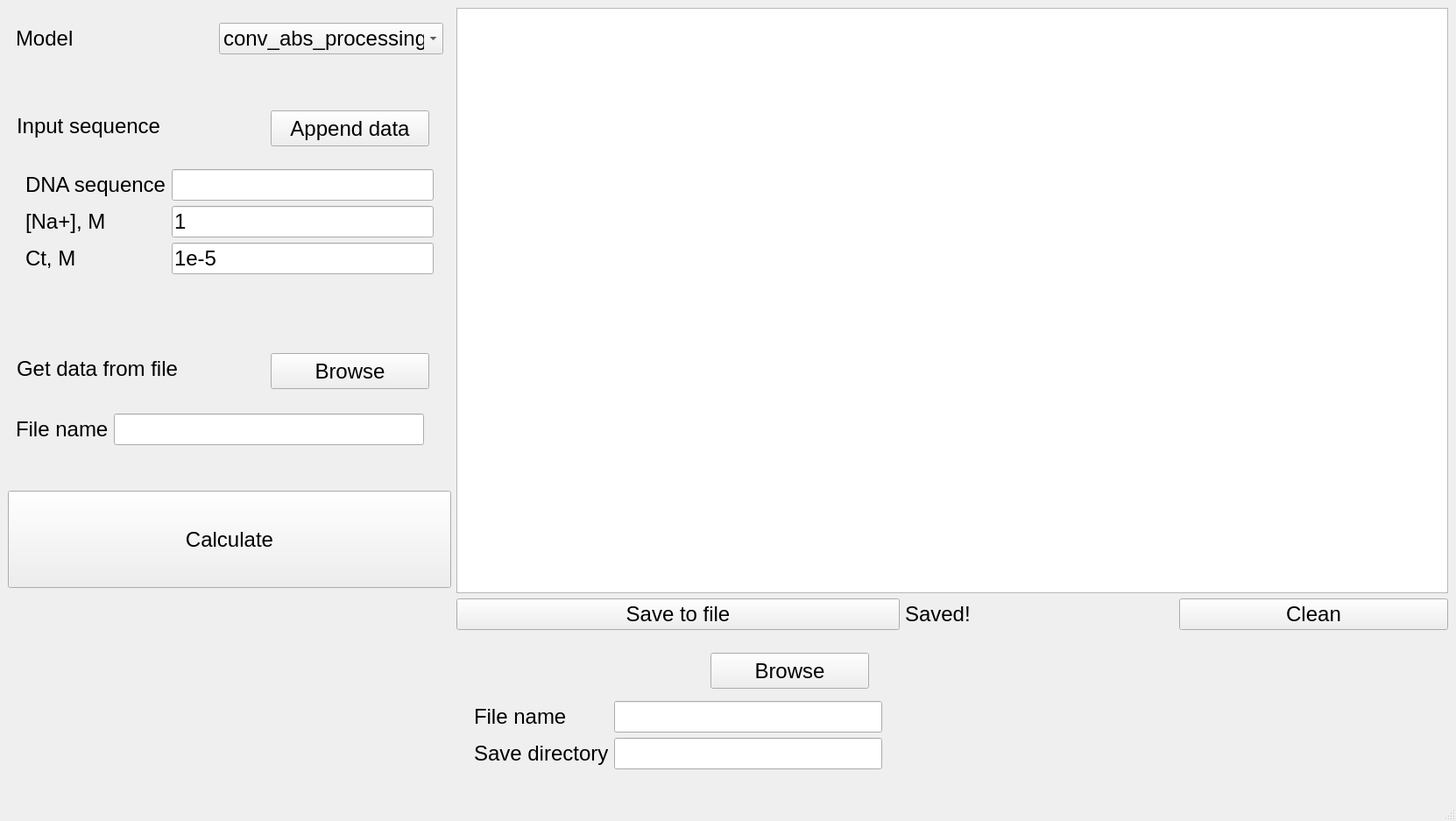
<?xml version="1.0" encoding="UTF-8"?>
<ui version="4.0">
 <class>MainWindow</class>
 <widget class="QMainWindow" name="MainWindow">
  <property name="geometry">
   <rect>
    <x>0</x>
    <y>0</y>
    <width>1662</width>
    <height>926</height>
   </rect>
  </property>
  <property name="windowTitle">
   <string>Calculator</string>
  </property>
  <widget class="QWidget" name="centralwidget">
   <layout class="QGridLayout" name="gridLayout_2">
    <item row="0" column="1" rowspan="5" colspan="3">
     <widget class="TableView" name="tableView">
      <property name="sizeAdjustPolicy">
       <enum>QAbstractScrollArea::AdjustToContents</enum>
      </property>
     </widget>
    </item>
    <item row="3" column="0">
     <widget class="QPushButton" name="calculateButton">
      <property name="minimumSize">
       <size>
        <width>506</width>
        <height>111</height>
       </size>
      </property>
      <property name="font">
       <font>
        <pointsize>18</pointsize>
       </font>
      </property>
      <property name="text">
       <string>Calculate</string>
      </property>
     </widget>
    </item>
    <item row="5" column="3">
     <widget class="QPushButton" name="cleanButton">
      <property name="font">
       <font>
        <pointsize>18</pointsize>
       </font>
      </property>
      <property name="text">
       <string>Clean</string>
      </property>
     </widget>
    </item>
    <item row="1" column="0">
     <widget class="QFrame" name="writeDataFrame">
      <property name="minimumSize">
       <size>
        <width>506</width>
        <height>301</height>
       </size>
      </property>
      <widget class="QFrame" name="writeDataInnerFrame">
       <property name="geometry">
        <rect>
         <x>11</x>
         <y>98</y>
         <width>484</width>
         <height>201</height>
        </rect>
       </property>
       <property name="minimumSize">
        <size>
         <width>484</width>
         <height>0</height>
        </size>
       </property>
       <layout class="QFormLayout" name="writeDataInnerLayout">
        <item row="0" column="0">
         <widget class="QLabel" name="dnaSequenceLabel">
          <property name="font">
           <font>
            <pointsize>18</pointsize>
           </font>
          </property>
          <property name="text">
           <string>DNA sequence</string>
          </property>
         </widget>
        </item>
        <item row="0" column="1">
         <widget class="QLineEdit" name="dnaSequenceLineEdit">
          <property name="font">
           <font>
            <pointsize>18</pointsize>
           </font>
          </property>
         </widget>
        </item>
        <item row="1" column="0">
         <widget class="QLabel" name="NaLabel">
          <property name="font">
           <font>
            <pointsize>18</pointsize>
           </font>
          </property>
          <property name="text">
           <string>[Na+], M</string>
          </property>
         </widget>
        </item>
        <item row="1" column="1">
         <widget class="QLineEdit" name="NaLineEdit">
          <property name="font">
           <font>
            <pointsize>18</pointsize>
           </font>
          </property>
          <property name="text">
           <string>1</string>
          </property>
         </widget>
        </item>
        <item row="3" column="0">
         <widget class="QLabel" name="CtLabel">
          <property name="font">
           <font>
            <pointsize>18</pointsize>
           </font>
          </property>
          <property name="text">
           <string>Ct, M</string>
          </property>
         </widget>
        </item>
        <item row="3" column="1">
         <widget class="QLineEdit" name="CtLineEdit">
          <property name="font">
           <font>
            <pointsize>18</pointsize>
           </font>
          </property>
          <property name="text">
           <string>1e-5</string>
          </property>
         </widget>
        </item>
       </layout>
      </widget>
      <widget class="QLabel" name="writeDataLabel">
       <property name="geometry">
        <rect>
         <x>10</x>
         <y>40</y>
         <width>271</width>
         <height>35</height>
        </rect>
       </property>
       <property name="font">
        <font>
         <pointsize>18</pointsize>
        </font>
       </property>
       <property name="text">
        <string>Input sequence</string>
       </property>
      </widget>
      <widget class="QPushButton" name="appendDataButton">
       <property name="geometry">
        <rect>
         <x>300</x>
         <y>40</y>
         <width>181</width>
         <height>41</height>
        </rect>
       </property>
       <property name="font">
        <font>
         <pointsize>18</pointsize>
        </font>
       </property>
       <property name="text">
        <string>Append data</string>
       </property>
      </widget>
     </widget>
    </item>
    <item row="2" column="0">
     <widget class="QFrame" name="inputFileFrame">
      <property name="minimumSize">
       <size>
        <width>506</width>
        <height>161</height>
       </size>
      </property>
      <property name="toolTip">
       <string>&lt;html&gt;&lt;head/&gt;&lt;body&gt;&lt;p&gt;This is an tip!!!!&lt;/p&gt;&lt;/body&gt;&lt;/html&gt;</string>
      </property>
      <widget class="QFrame" name="inputFileInnerFrame">
       <property name="geometry">
        <rect>
         <x>0</x>
         <y>70</y>
         <width>484</width>
         <height>113</height>
        </rect>
       </property>
       <property name="minimumSize">
        <size>
         <width>484</width>
         <height>113</height>
        </size>
       </property>
       <layout class="QFormLayout" name="inputFileInnerLayout">
        <item row="0" column="0">
         <widget class="QLabel" name="inputFileNameLabel">
          <property name="font">
           <font>
            <pointsize>18</pointsize>
           </font>
          </property>
          <property name="text">
           <string>File name</string>
          </property>
         </widget>
        </item>
        <item row="0" column="1">
         <widget class="QLineEdit" name="inputFileNameLineEdit">
          <property name="font">
           <font>
            <pointsize>18</pointsize>
           </font>
          </property>
         </widget>
        </item>
       </layout>
      </widget>
      <widget class="QPushButton" name="browseButton">
       <property name="geometry">
        <rect>
         <x>300</x>
         <y>10</y>
         <width>181</width>
         <height>41</height>
        </rect>
       </property>
       <property name="font">
        <font>
         <pointsize>18</pointsize>
        </font>
       </property>
       <property name="text">
        <string>Browse</string>
       </property>
      </widget>
      <widget class="QLabel" name="getDataFromInputLabel">
       <property name="geometry">
        <rect>
         <x>10</x>
         <y>10</y>
         <width>281</width>
         <height>35</height>
        </rect>
       </property>
       <property name="minimumSize">
        <size>
         <width>281</width>
         <height>35</height>
        </size>
       </property>
       <property name="font">
        <font>
         <pointsize>18</pointsize>
        </font>
       </property>
       <property name="text">
        <string>Get data from file</string>
       </property>
      </widget>
     </widget>
    </item>
    <item row="0" column="0">
     <widget class="QFrame" name="processingTypeFrame">
      <property name="minimumSize">
       <size>
        <width>506</width>
        <height>71</height>
       </size>
      </property>
      <layout class="QGridLayout" name="gridLayout">
       <item row="0" column="0">
        <widget class="QLabel" name="processingTypeLabel">
         <property name="font">
          <font>
           <pointsize>18</pointsize>
          </font>
         </property>
         <property name="text">
          <string>Model</string>
         </property>
        </widget>
       </item>
       <item row="0" column="1">
        <widget class="QComboBox" name="processingTypeComboBox">
         <property name="font">
          <font>
           <pointsize>18</pointsize>
          </font>
         </property>
         <item>
          <property name="text">
           <string>conv_abs_processing</string>
          </property>
         </item>
        </widget>
       </item>
      </layout>
     </widget>
    </item>
    <item row="5" column="2">
     <widget class="QLabel" name="fileSavedText">
      <property name="font">
       <font>
        <pointsize>18</pointsize>
       </font>
      </property>
      <property name="text">
       <string>Saved!</string>
      </property>
     </widget>
    </item>
    <item row="5" column="1">
     <widget class="QPushButton" name="saveToFileButton">
      <property name="font">
       <font>
        <pointsize>18</pointsize>
       </font>
      </property>
      <property name="text">
       <string>Save to file</string>
      </property>
     </widget>
    </item>
    <item row="6" column="1">
     <widget class="QFrame" name="saveFileFrame">
      <property name="minimumSize">
       <size>
        <width>506</width>
        <height>181</height>
       </size>
      </property>
      <widget class="QFrame" name="saveFileInnerFrame">
       <property name="geometry">
        <rect>
         <x>11</x>
         <y>66</y>
         <width>484</width>
         <height>113</height>
        </rect>
       </property>
       <property name="minimumSize">
        <size>
         <width>484</width>
         <height>113</height>
        </size>
       </property>
       <layout class="QFormLayout" name="saveFileInnerLayout">
        <item row="0" column="0">
         <widget class="QLabel" name="saveFileNameLabel">
          <property name="font">
           <font>
            <pointsize>18</pointsize>
           </font>
          </property>
          <property name="text">
           <string>File name</string>
          </property>
         </widget>
        </item>
        <item row="0" column="1">
         <widget class="QLineEdit" name="saveFileNameLineEdit">
          <property name="font">
           <font>
            <pointsize>18</pointsize>
           </font>
          </property>
         </widget>
        </item>
        <item row="1" column="0">
         <widget class="QLabel" name="saveDirectoryLabel">
          <property name="font">
           <font>
            <pointsize>18</pointsize>
           </font>
          </property>
          <property name="text">
           <string>Save directory</string>
          </property>
         </widget>
        </item>
        <item row="1" column="1">
         <widget class="QLineEdit" name="saveDirectoryLineEdit">
          <property name="font">
           <font>
            <pointsize>18</pointsize>
           </font>
          </property>
         </widget>
        </item>
       </layout>
      </widget>
      <widget class="QPushButton" name="browesSaveButton">
       <property name="geometry">
        <rect>
         <x>290</x>
         <y>20</y>
         <width>181</width>
         <height>41</height>
        </rect>
       </property>
       <property name="font">
        <font>
         <pointsize>18</pointsize>
        </font>
       </property>
       <property name="text">
        <string>Browse</string>
       </property>
      </widget>
     </widget>
    </item>
   </layout>
  </widget>
  <widget class="QMenuBar" name="menubar">
   <property name="geometry">
    <rect>
     <x>0</x>
     <y>0</y>
     <width>1662</width>
     <height>26</height>
    </rect>
   </property>
  </widget>
  <widget class="QStatusBar" name="statusbar"/>
 </widget>
 <customwidgets>
  <customwidget>
   <class>TableView</class>
   <extends>QTableView</extends>
   <header>TableView</header>
  </customwidget>
 </customwidgets>
 <resources/>
 <connections/>
</ui>
